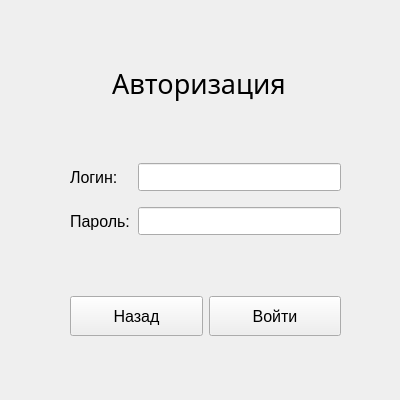
<?xml version="1.0" encoding="UTF-8"?>
<ui version="4.0">
 <class>MainWindow</class>
 <widget class="QMainWindow" name="MainWindow">
  <property name="geometry">
   <rect>
    <x>0</x>
    <y>0</y>
    <width>400</width>
    <height>400</height>
   </rect>
  </property>
  <property name="windowTitle">
   <string>MainWindow</string>
  </property>
  <widget class="QWidget" name="centralwidget">
   <widget class="QWidget" name="verticalLayoutWidget">
    <property name="geometry">
     <rect>
      <x>70</x>
      <y>10</y>
      <width>271</width>
      <height>381</height>
     </rect>
    </property>
    <layout class="QVBoxLayout" name="verticalLayout" stretch="3,4,3">
     <item>
      <widget class="QLabel" name="label">
       <property name="sizePolicy">
        <sizepolicy hsizetype="Preferred" vsizetype="Fixed">
         <horstretch>0</horstretch>
         <verstretch>0</verstretch>
        </sizepolicy>
       </property>
       <property name="maximumSize">
        <size>
         <width>16777215</width>
         <height>16777215</height>
        </size>
       </property>
       <property name="font">
        <font>
         <family>Lobster</family>
         <pointsize>20</pointsize>
        </font>
       </property>
       <property name="text">
        <string>      Авторизация</string>
       </property>
      </widget>
     </item>
     <item>
      <layout class="QGridLayout" name="gridLayout_2" rowstretch="0,0" columnstretch="0,0">
       <property name="sizeConstraint">
        <enum>QLayout::SetFixedSize</enum>
       </property>
       <property name="horizontalSpacing">
        <number>8</number>
       </property>
       <property name="verticalSpacing">
        <number>16</number>
       </property>
       <item row="1" column="1">
        <widget class="QLineEdit" name="passwordEdit">
         <property name="minimumSize">
          <size>
           <width>0</width>
           <height>28</height>
          </size>
         </property>
         <property name="font">
          <font>
           <pointsize>10</pointsize>
          </font>
         </property>
         <property name="text">
          <string/>
         </property>
         <property name="echoMode">
          <enum>QLineEdit::Password</enum>
         </property>
        </widget>
       </item>
       <item row="0" column="1">
        <widget class="QLineEdit" name="loginEdit">
         <property name="minimumSize">
          <size>
           <width>0</width>
           <height>28</height>
          </size>
         </property>
         <property name="font">
          <font>
           <pointsize>10</pointsize>
          </font>
         </property>
         <property name="text">
          <string/>
         </property>
        </widget>
       </item>
       <item row="0" column="0">
        <widget class="QLabel" name="label_2">
         <property name="font">
          <font>
           <pointsize>12</pointsize>
          </font>
         </property>
         <property name="text">
          <string>Логин:</string>
         </property>
        </widget>
       </item>
       <item row="1" column="0">
        <widget class="QLabel" name="label_3">
         <property name="font">
          <font>
           <pointsize>12</pointsize>
          </font>
         </property>
         <property name="text">
          <string>Пароль:</string>
         </property>
        </widget>
       </item>
      </layout>
     </item>
     <item>
      <layout class="QHBoxLayout" name="horizontalLayout" stretch="1,1">
       <item>
        <widget class="QPushButton" name="backButton">
         <property name="minimumSize">
          <size>
           <width>0</width>
           <height>40</height>
          </size>
         </property>
         <property name="font">
          <font>
           <pointsize>12</pointsize>
          </font>
         </property>
         <property name="text">
          <string>Назад</string>
         </property>
        </widget>
       </item>
       <item>
        <widget class="QPushButton" name="enterButton">
         <property name="minimumSize">
          <size>
           <width>0</width>
           <height>40</height>
          </size>
         </property>
         <property name="font">
          <font>
           <pointsize>12</pointsize>
          </font>
         </property>
         <property name="text">
          <string>Войти</string>
         </property>
        </widget>
       </item>
      </layout>
     </item>
    </layout>
   </widget>
  </widget>
 </widget>
 <tabstops>
  <tabstop>loginEdit</tabstop>
  <tabstop>passwordEdit</tabstop>
  <tabstop>backButton</tabstop>
  <tabstop>enterButton</tabstop>
 </tabstops>
 <resources/>
 <connections/>
</ui>
